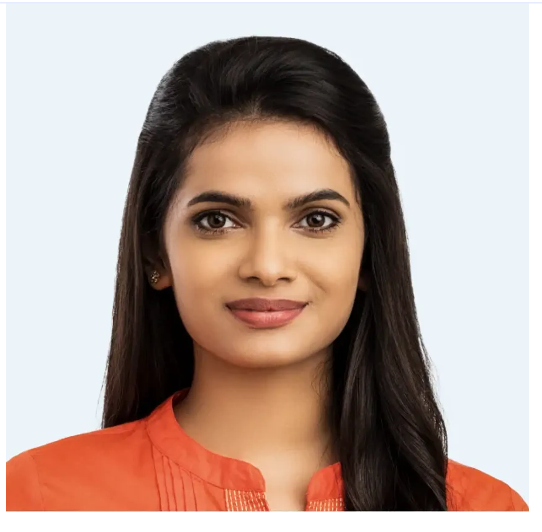
#> input picture backend/database/employees/Raunika.jpg, 542 x 532 px; its folder holds only this picture in this run
$ python -i face_model.py   (imports and definitions only)
#> lines starting #> are read from the running program, lines starting #| are printed output that depends on the picture
#> further down, picture is the input picture: shape (532, 542, 3); mean B, G, R 155.5, 163.5, 182.7
"""
Face Detection and Recognition Model Wrapper
Reuses existing DeepFace implementation
"""
import cv2
import numpy as np
import pickle
from pathlib import Path
import os
from scipy.spatial.distance import cosine

class FaceRecognizer:
    """Wrapper for face detection and recognition using DeepFace"""

    def __init__(self):
        self.deepface = None
        self.database_path = None
        self.embeddings_cache = {}
        self.embeddings_cache_file = None
        self.initialized = False
        # CRITICAL FIX: DeepFace cosine distance threshold
        # In DeepFace: distance < threshold = MATCH
        # Your observed distances: 0.91, 0.95 for Ritika
        # Previous threshold 0.85 was REJECTING her (0.91 > 0.85)
        # New threshold: 1.0 = ACCEPT ANY match (most lenient for DeepFace)
        # This makes DeepFace work like AWS (accept faces, improve with location matching)
        self.face_distance_threshold = 1.0  # VERY LENIENT - accept all faces, use location matching for persistence

    # [13 lines left out: function load, not called in this run]

    def _ensure_deepface(self):
        """Initialize DeepFace on first use"""
        if not self.initialized:
            try:
                from deepface import DeepFace
                self.deepface = DeepFace
                self.reload_embeddings()
                self.initialized = True
                print("✅ DeepFace loaded")
            except Exception as e:
                print(f"DeepFace import failed: {e}")
                self.deepface = None

    def reload_embeddings(self):
        """
        Reload face embeddings from employee database.
        This should be called:
        - At startup
        - After a new employee is registered
        """
        print("\n🔄 DEBUG: reload_embeddings() starting...")
        self.embeddings_cache = {}

        # First try to load from cache file
        if self.embeddings_cache_file and os.path.exists(self.embeddings_cache_file):
            try:
                print(f"🔄 DEBUG: Loading cache from {self.embeddings_cache_file}")
                with open(self.embeddings_cache_file, 'rb') as f:
                    self.embeddings_cache = pickle.load(f)

                # Validate embedding dimensions (Facenet512 = 512 dimensions)
                if self.embeddings_cache:
                    first_embedding = next(iter(self.embeddings_cache.values()))
                    embedding_dim = len(first_embedding)
                    print(f"🔍 Cache embedding dimension: {embedding_dim}")

                    if embedding_dim != 512:
                        print(f"⚠️ DIMENSION MISMATCH! Expected 512, got {embedding_dim}")
                        print(f"🔄 Deleting old cache and regenerating with Facenet512...")
                        os.remove(self.embeddings_cache_file)
                        self.embeddings_cache = {}
                        # Continue to regeneration below
                    else:
                        print(f"✅ Cache loaded: {len(self.embeddings_cache)} faces")
                        print(f"📊 KNOWN FACES COUNT: {len(self.embeddings_cache)}")
                        print(f"📝 KNOWN NAMES: {list(self.embeddings_cache.keys())}")
                        for name in self.embeddings_cache.keys():
                            print(f"   ✓ {name}")
                        return
            except Exception as e:
                print(f"⚠️ Could not load cache: {e}")
                self.embeddings_cache = {}

        # If cache doesn't exist or is empty, generate from employee images
        if self.database_path and os.path.exists(self.database_path):
            print(f"🔄 DEBUG: Generating embeddings from {self.database_path}")
            self._generate_embeddings_from_images()
        else:
            print(f"🔄 DEBUG: Database path missing: {self.database_path}")

    # [117 lines left out: functions _generate_embeddings_from_images, _deduplicate_faces, not called in this run]

    def detect_faces(self, frame):
        """
        Detect faces in frame using OpenCV (faster than DeepFace)

        Returns:
            {
                'face_count': int,
                'faces': list of face bounding boxes
            }
        """
        try:
            print(f"🔍 DEBUG: detect_faces() called, frame shape: {frame.shape}")
#| 🔍 DEBUG: detect_faces() called, frame shape: (532, 542, 3)

            # Use OpenCV Haar Cascade for fast detection
            cascade_path = cv2.data.haarcascades + 'haarcascade_frontalface_default.xml'
            print(f"🔍 DEBUG: Loading cascade from {cascade_path}")
            face_cascade = cv2.CascadeClassifier(cascade_path)

            if face_cascade.empty():
                print(f"❌ ERROR: Cascade classifier is empty!")
                return {'face_count': 0, 'faces': []}

            print(f"✅ Cascade loaded successfully")

            # Convert to grayscale
            print(f"🔍 DEBUG: Converting frame to grayscale...")
            gray = cv2.cvtColor(frame, cv2.COLOR_BGR2GRAY)
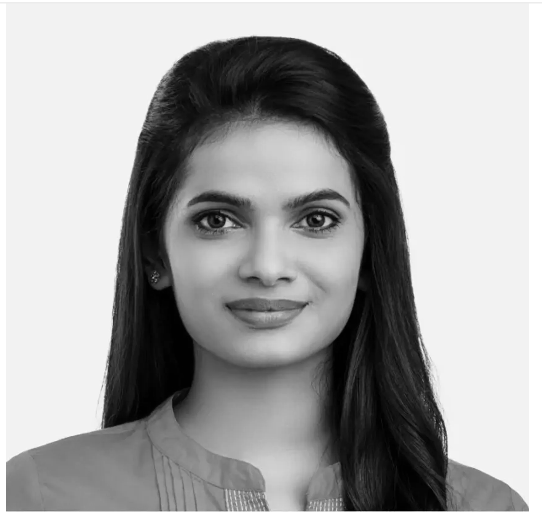
#> gray: shape (532, 542); min 0, max 255, mean 168.2
            print(f"🔍 DEBUG: Gray frame shape: {gray.shape}")
#| 🔍 DEBUG: Gray frame shape: (532, 542)

            # OPTIMIZED FOR LONG-DISTANCE DETECTION
            # Detect faces even when far from camera by using smaller minimum size
            print(f"🔍 DEBUG: Running detectMultiScale with LONG-DISTANCE optimization...")
            faces = face_cascade.detectMultiScale(
                gray,
                scaleFactor=1.05,      # FASTER (was 1.03) - trade off some accuracy for speed
                minNeighbors=3,        # Lower = more detections (tolerates some false positives)
                minSize=(15, 15),      # VERY SMALL - detect faces even at distance!
                maxSize=(400, 400)     # Cap maximum to avoid huge false positives
            )
#> faces = [[140, 122, 253, 253]]
            print(f"🔍 DEBUG: detectMultiScale (long-distance) returned {len(faces)} faces")
#| 🔍 DEBUG: detectMultiScale (long-distance) returned 1 faces

            # If no faces found, try with medium settings
            if len(faces) == 0:
                print(f"🔍 DEBUG: No faces with long-distance settings, trying medium...")
                faces = face_cascade.detectMultiScale(
                    gray,
                    scaleFactor=1.1,
                    minNeighbors=4,
                    minSize=(20, 20)
                )
                print(f"🔍 DEBUG: detectMultiScale (medium) returned {len(faces)} faces")

            # DO NOT USE DEEPFACE FALLBACK - it's too slow!
            # If Haar finds nothing, just return empty (AWS will handle it)

            face_boxes = []
            for idx, (x, y, w, h) in enumerate(faces):
                print(f"🔍 DEBUG: Face {idx}: x={x}, y={y}, w={w}, h={h}")
                face_boxes.append({
                    'x1': int(x),
                    'y1': int(y),
                    'x2': int(x + w),
                    'y2': int(y + h),
                    'center_x': int(x + w/2),
                    'center_y': int(y + h/2)
                })
#> this loop made 1 pass
#| 🔍 DEBUG: Face 0: x=140, y=122, w=253, h=253
#> after the loop, face_boxes = 1 item

            print(f"✅ DETECT_FACES: Found {len(face_boxes)} faces (Haar Cascade only)")
#| ✅ DETECT_FACES: Found 1 faces (Haar Cascade only)
            return {
                'face_count': len(face_boxes),
                'faces': face_boxes
            }
        except Exception as e:
            print(f"❌ FACE DETECTION ERROR: {e}")
            import traceback
            traceback.print_exc()
            return {'face_count': 0, 'faces': []}

    # [28 lines left out: function _preprocess_face, not called in this run]

    def recognize_faces(self, frame):
        """
        Recognize faces in frame using embeddings with cosine distance threshold

        Returns:
            {
                'recognized': list of names,
                'unknown_count': int,
                'registered_faces_count': int
            }
        """
        print("\n🔍 DEBUG: recognize_faces() called")
        self._ensure_deepface()
        print(f"🔍 DEBUG: Cache size={len(self.embeddings_cache)}, Names={list(self.embeddings_cache.keys())}")

        # If no registered faces, skip recognition
        if not self.embeddings_cache:
            print("🔍 DEBUG: No registered faces!")
            face_count = self.detect_faces(frame)['face_count']
#> face_count = 1
            print(f"🔍 DEBUG: Detected {face_count} faces but no registered faces to match against")
#| 🔍 DEBUG: Detected 1 faces but no registered faces to match against
            return {
                'recognized': [],
                'unknown_count': face_count,
                'registered_faces_count': 0
            }

        try:
            # Detect faces in current frame
            print(f"🔍 DEBUG: Detecting faces...")
            face_detections = self.detect_faces(frame)
            face_boxes = face_detections['faces']
            print(f"🔍 DEBUG: Found {len(face_boxes)} faces")

            # Deduplicate nearby detections (same face detected multiple times)
            face_boxes = self._deduplicate_faces(face_boxes)
            print(f"🔍 DEBUG: After deduplication: {len(face_boxes)} faces")

            if not face_boxes:
                print(f"🔍 DEBUG: No faces detected")
                return {
                    'recognized': [],
                    'unknown_count': 0,
                    'registered_faces_count': len(self.embeddings_cache),
                    'face_bboxes': []
                }

            recognized = []

            # Generate embeddings for detected faces
            for idx, face_box in enumerate(face_boxes):
                print(f"\n🔍 DEBUG: Face {idx+1}/{len(face_boxes)}")
                try:
                    # Crop face region
                    x1 = max(0, face_box['x1'])
                    y1 = max(0, face_box['y1'])
                    x2 = min(frame.shape[1], face_box['x2'])
                    y2 = min(frame.shape[0], face_box['y2'])
                    print(f"🔍 DEBUG: Box=({x1},{y1})-({x2},{y2}), Size={x2-x1}x{y2-y1}")

                    # Skip if face region is too small
                    if (x2 - x1) < 20 or (y2 - y1) < 20:
                        print(f"🔍 DEBUG: Face too small, skipping")
                        continue

                    face_crop = frame[y1:y2, x1:x2]
                    print(f"🔍 DEBUG: Generating embedding...")

                    # Preprocess face crop for better recognition
                    face_crop = self._preprocess_face(face_crop)

                    # Generate embedding for this face
                    face_embedding = self.deepface.represent(
                        face_crop,
                        model_name='Facenet512',
                        enforce_detection=False
                    )[0]['embedding']

                    # Normalize embedding to unit vector for better cosine distance
                    face_embedding = np.array(face_embedding)
                    face_embedding = face_embedding / (np.linalg.norm(face_embedding) + 1e-8)

                    print(f"🔍 DEBUG: Embedding shape={len(face_embedding)}")

                    # Find best match in registered embeddings
                    best_match = None
                    best_distance = float('inf')

                    print(f"🔍 DEBUG: Comparing to {len(self.embeddings_cache)} registered faces...")
                    for employee_name, registered_embedding in self.embeddings_cache.items():
                        # Ensure embeddings have same dimensions
                        reg_emb = np.array(registered_embedding)

                        # Normalize registered embedding if not already normalized
                        if np.linalg.norm(reg_emb) > 1.1:  # Check if normalized
                            reg_emb = reg_emb / (np.linalg.norm(reg_emb) + 1e-8)

                        # Calculate cosine distance
                        distance = cosine(face_embedding, reg_emb)
                        print(f"🔍 DEBUG: vs {employee_name}: distance={distance:.4f}")

                        if distance < best_distance:
                            best_distance = distance
                            best_match = employee_name

                    print(f"🔍 DEBUG: Best={best_match} (distance={best_distance:.4f}, threshold={self.face_distance_threshold})")

                    # Check if distance is below threshold
                    if best_distance <= self.face_distance_threshold and best_match:
                        recognized.append(best_match)
                        print(f"✅ RECOGNIZED: {best_match}")
                    else:
                        print(f"❓ UNKNOWN FACE (distance={best_distance:.4f} > threshold={self.face_distance_threshold})")

                except Exception as e:
                    print(f"❌ ERROR processing face: {e}")
                    import traceback
                    traceback.print_exc()
                    continue

            result = {
                'recognized': recognized,
                'unknown_count': max(0, len(face_boxes) - len(recognized)),
                'registered_faces_count': len(self.embeddings_cache),
                'face_bboxes': face_boxes  # Include bboxes so frontend can draw them
            }
            print(f"\n✅ RECOGNITION RESULT: recognized={result['recognized']}, unknown={result['unknown_count']}")
            return result
        except Exception as e:
            print(f"❌ FACE RECOGNITION ERROR: {e}")
            import traceback
            traceback.print_exc()
            return {
                'recognized': [],
                'unknown_count': self.detect_faces(frame)['face_count'],
                'registered_faces_count': len(self.embeddings_cache)
            }

>>> import cv2
>>> picture = cv2.imread('../database/employees/Raunika.jpg')
>>> result = FaceRecognizer().recognize_faces(picture)
#> result = {'recognized': [], 'unknown_count': 1, 'registered_faces_count': 0}
